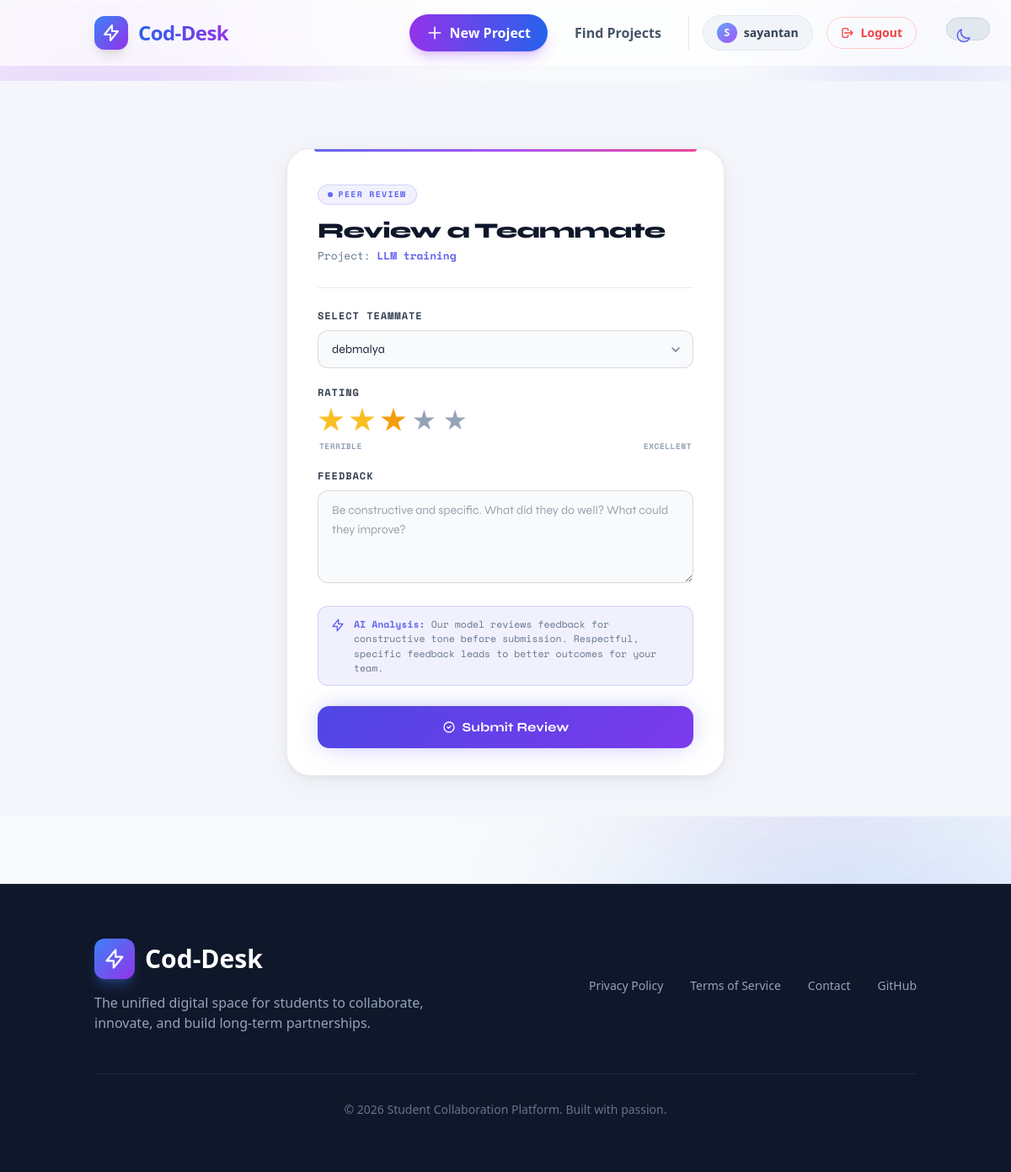
The app's page /project/2/review/ (signed in) with its own data.
### users/models.py (models this page shows, shortened)
class User(AbstractUser):
    is_student = models.BooleanField(default=True)
    skills = TaggableManager(help_text="e.g., Python, React, Data Analysis", blank=True)
    portfolio_link = models.URLField(blank=True)
    profile_picture = models.ImageField(
        upload_to='profile_pics/',
        blank=True,
        null=True,
        help_text="Upload a professional photo or avatar."
    )
    bio = models.TextField(
        blank=True,
        help_text="Tell us about yourself, your background, and the projects you want to build!"
    )

### projects/models.py (models this page shows, shortened)
class Project(models.Model):
    owner = models.ForeignKey(settings.AUTH_USER_MODEL, related_name='owned_projects', on_delete=models.CASCADE)
    title = models.CharField(max_length=200)
    description = models.TextField()
    required_skills = TaggableManager()
    created_at = models.DateTimeField(auto_now_add=True)
    thumbnail = models.ImageField(upload_to='project_thumbnails/', blank=True, null=True)
    members = models.ManyToManyField(settings.AUTH_USER_MODEL, related_name='joined_projects', blank=True)
    join_requests = models.ManyToManyField(settings.AUTH_USER_MODEL, related_name='pending_requests', blank=True)
    gemini_api_key = models.CharField(
        max_length=255,
        blank=True,
        null=True,
        help_text="Optional: Enter your Gemini API Key to enable AI task generation."
    )

### collaboration/views.py (the view, shortened to what this page needs)
# urls.py: path('project/<int:project_id>/review/', submit_review, name='submit_review'),
def submit_review(request, project_id):
    project = get_object_or_404(Project, id=project_id)
    return render(request, 'collaboration/review_form.html', {'project': project})

### templates/collaboration/review_form.html (shortened to what this page needs)
{% extends 'base.html' %}
{% block content %}
<button id="theme-toggle" aria-label="Toggle theme">
    <span id="toggle-knob">
    </span>
</button>
<div id="review-page">
    <div class="review-card">
        <div class="card-eyebrow">
            <span class="card-eyebrow-dot"></span>
            Peer Review
        </div>
        <h1 class="card-title">Review a Teammate</h1>
        <p class="card-subtitle">
            Project: <span class="project-name">{{ project.title }}</span>
        </p>
        <div class="card-divider"></div>
        <form method="POST" id="review-form">
            <div class="field">
                <label class="field-label" for="reviewee-select">Select Teammate</label>
                <select name="reviewee_id" id="reviewee-select" class="field-select" required>
                    {% for member in project.members.all %}
                        {% if member != request.user %}
                            <option value="{{ member.id }}">{{ member.username }}</option>
                        {% endif %}
                    {% endfor %}
                </select>
            </div>
            <div class="field">
                <label class="field-label">Rating</label>
                <div class="rating-group" id="star-widget">
                    <input type="radio" id="s5" name="_star" value="5"><label for="s5" title="Excellent"></label>
                    <input type="radio" id="s4" name="_star" value="4"><label for="s4" title="Good"></label>
                    <input type="radio" id="s3" name="_star" value="3" checked><label for="s3" title="Average"></label>
                    <input type="radio" id="s2" name="_star" value="2"><label for="s2" title="Poor"></label>
                    <input type="radio" id="s1" name="_star" value="1"><label for="s1" title="Terrible"></label>
                </div>
                <div class="rating-labels">
                    <span>Terrible</span>
                    <span>Excellent</span>
                </div>
            </div>
            <div class="field">
                <label class="field-label" for="feedback-field">Feedback</label>
                <textarea name="feedback" id="feedback-field" class="field-textarea" placeholder="Be constructive and specific. What did they do well? What could they improve?" required></textarea>
            </div>
            <div class="ai-note">
                <svg class="ai-note-icon" fill="none" stroke="currentColor" stroke-width="1.8" viewBox="0 0 24 24">
                    <path d="M13 10V3L4 14h7v7l9-11h-7z" stroke-linecap="round" stroke-linejoin="round"/>
                </svg>
                <p><strong>AI Analysis:</strong> Our model reviews feedback for constructive tone before submission. Respectful, specific feedback leads to better outcomes for your team.</p>
            </div>
            <button type="submit" class="btn-submit" id="submit-btn">
                <svg fill="none" stroke="currentColor" stroke-width="2" viewBox="0 0 24 24"><path d="M9 12l2 2 4-4m6 2a9 9 0 11-18 0 9 9 0 0118 0z" stroke-linecap="round" stroke-linejoin="round"/></svg>
                Submit Review
            </button>
        </form>
    </div>
</div>
{% endblock %}

### templates/base.html (shortened to what this page needs)
<!DOCTYPE html>
<html lang="en" class="scroll-smooth">
<head>
    <script src="https://cdn.tailwindcss.com"></script>
</head>
<body class="bg-slate-50 dark:bg-slate-950 text-slate-800 dark:text-slate-100 transition-colors duration-500 min-h-screen flex flex-col" hx-headers='{"X-CSRFToken": "{{ csrf_token }}"}'>
    <div class="fixed top-0 left-0 w-full h-full overflow-hidden pointer-events-none z-0">
    </div>
    <nav class="glass fixed w-full z-50 top-0 transition-all duration-300">
        <div class="container mx-auto px-6 py-4">
            <div class="flex justify-between items-center">
                <a href="{% url 'home' %}" class="flex items-center gap-3 group">
                    <div class="w-10 h-10 rounded-xl bg-gradient-to-br from-blue-500 to-purple-600 flex items-center justify-center shadow-lg group-hover:shadow-blue-500/50 transition-all duration-300 group-hover:scale-110 group-hover:rotate-6">
                        <svg class="w-6 h-6 text-white" fill="none" stroke="currentColor" viewBox="0 0 24 24">
                            <path stroke-linecap="round" stroke-linejoin="round" stroke-width="2" d="M13 10V3L4 14h7v7l9-11h-7z"></path>
                        </svg>
                    </div>
                    <span class="text-2xl font-black tracking-tight">
                        <span class="bg-clip-text text-transparent bg-gradient-to-r from-blue-600 to-purple-600 dark:from-blue-400 dark:to-purple-400">
                        </span>
                    </span>
                </a>
                <div class="hidden md:flex items-center space-x-8">
                    {% if user.is_authenticated %}
                        <a href="{% url 'create_project' %}" class="group relative px-5 py-2.5 bg-gradient-to-r from-purple-600 to-blue-600 text-white rounded-full font-bold shadow-lg shadow-purple-500/30 hover:shadow-purple-500/50 transition-all duration-300 hover:scale-105 flex items-center gap-2 overflow-hidden btn-glow">
                            <svg class="w-5 h-5 transition-transform group-hover:rotate-90" fill="none" stroke="currentColor" viewBox="0 0 24 24">
                                <path stroke-linecap="round" stroke-linejoin="round" stroke-width="2" d="M12 4v16m8-8H4"></path>
                            </svg>
                            New Project
                        </a>
                    {% endif %}
                    <a href="{% url 'find_projects' %}" class="font-bold text-slate-600 dark:text-slate-300 hover:text-blue-600 dark:hover:text-blue-400 transition link-hover">
                        Find Projects
                    </a>
                    {% if user.is_authenticated %}
                        <div class="flex items-center gap-4 pl-4 border-l border-slate-200 dark:border-slate-700">
                            <a href="{% url 'profile_settings' %}" class="flex items-center gap-2 text-sm font-bold bg-slate-100 dark:bg-slate-800 hover:bg-blue-50 dark:hover:bg-slate-700 text-slate-700 dark:text-slate-200 px-4 py-2 rounded-full border border-slate-200 dark:border-slate-700 transition-all duration-300 hover:scale-105">
                                <div class="w-6 h-6 rounded-full bg-gradient-to-br from-blue-400 to-purple-500 flex items-center justify-center text-white text-xs">
                                    {{ user.username|first|upper }}
                                </div>
                                {{ user.username }}
                            </a>
                            <a href="{% url 'logout' %}" class="group flex items-center gap-2 text-sm font-bold text-red-500 border border-red-200 dark:border-red-900/50 px-4 py-2 rounded-full hover:bg-red-50 dark:hover:bg-red-900/20 transition-all duration-300">
                                <svg class="w-4 h-4 transition-transform group-hover:translate-x-1" fill="none" stroke="currentColor" viewBox="0 0 24 24">
                                    <path stroke-linecap="round" stroke-linejoin="round" stroke-width="2" d="M17 16l4-4m0 0l-4-4m4 4H7m6 4v1a3 3 0 01-3 3H6a3 3 0 01-3-3V7a3 3 0 013-3h4a3 3 0 013 3v1"></path>
                                </svg>
                                Logout
                            </a>
                        </div>
                    {% endif %}
                    <button id="theme-toggle" class="p-2.5 rounded-full bg-slate-100 dark:bg-slate-800 border border-slate-200 dark:border-slate-700 hover:scale-110 transition-all duration-300 group">
                    </button>
                </div>
            </div>
        </div>
    </nav>
    <main class="flex-grow pt-24 relative z-10">
        <div class="page-transition">
            {% block content %}
            {% endblock %}
        </div>
    </main>
    <footer class="relative z-10 bg-slate-900 dark:bg-black text-white py-16 mt-20 border-t border-slate-800">
        <div class="container mx-auto px-6">
            <div class="flex flex-col md:flex-row justify-between items-center gap-8">
                <div class="text-center md:text-left">
                    <div class="flex items-center gap-3 justify-center md:justify-start mb-4">
                        <div class="w-12 h-12 rounded-xl bg-gradient-to-br from-blue-500 to-purple-600 flex items-center justify-center shadow-lg shadow-blue-500/30">
                            <svg class="w-7 h-7 text-white" fill="none" stroke="currentColor" viewBox="0 0 24 24">
                                <path stroke-linecap="round" stroke-linejoin="round" stroke-width="2" d="M13 10V3L4 14h7v7l9-11h-7z"></path>
                            </svg>
                        </div>
                        <span class="text-3xl font-black">Cod-Desk</span>
                    </div>
                    <p class="text-slate-400 max-w-md">
                        The unified digital space for students to collaborate, innovate, and build long-term partnerships.
                    </p>
                </div>
                <div class="flex flex-wrap justify-center gap-8 text-sm text-slate-400">
                    <a href="#" class="hover:text-white transition">Privacy Policy</a>
                    <a href="#" class="hover:text-white transition">Terms of Service</a>
                    <a href="#" class="hover:text-white transition">Contact</a>
                    <a href="#" class="hover:text-white transition">GitHub</a>
                </div>
            </div>
            <div class="mt-12 pt-8 border-t border-slate-800 text-center text-slate-500 text-sm">
                <p>&copy; 2026 Student Collaboration Platform. Built with passion.</p>
            </div>
        </div>
    </footer>
</body>
</html>

### templates/base.html (style rules this page uses)
.glass { background: rgba(255, 255, 255, 0.7); backdrop-filter: blur(20px); -webkit-backdrop-filter: blur(20px); border: 1px solid rgba(255, 255, 255, 0.3); }
.link-hover { position: relative; }
.link-hover::after { content: ''; position: absolute; width: 0; height: 2px; bottom: -4px; left: 0; background: linear-gradient(90deg, #3b82f6, #8b5cf6); transition: width 0.3s ease; }
.page-transition { animation: pageLoad 0.6s ease-out; }
.btn-glow { position: relative; overflow: hidden; }
.btn-glow::before { content: ''; position: absolute; top: 0; left: -100%; width: 100%; height: 100%; background: linear-gradient(90deg, transparent, rgba(255,255,255,0.4), transparent); transition: left 0.5s; }

### records on screen
User: username|first "S", username "sayantan"
Project: title "LLM training"

### other values on screen
form field reviewee_id "debmalya"
